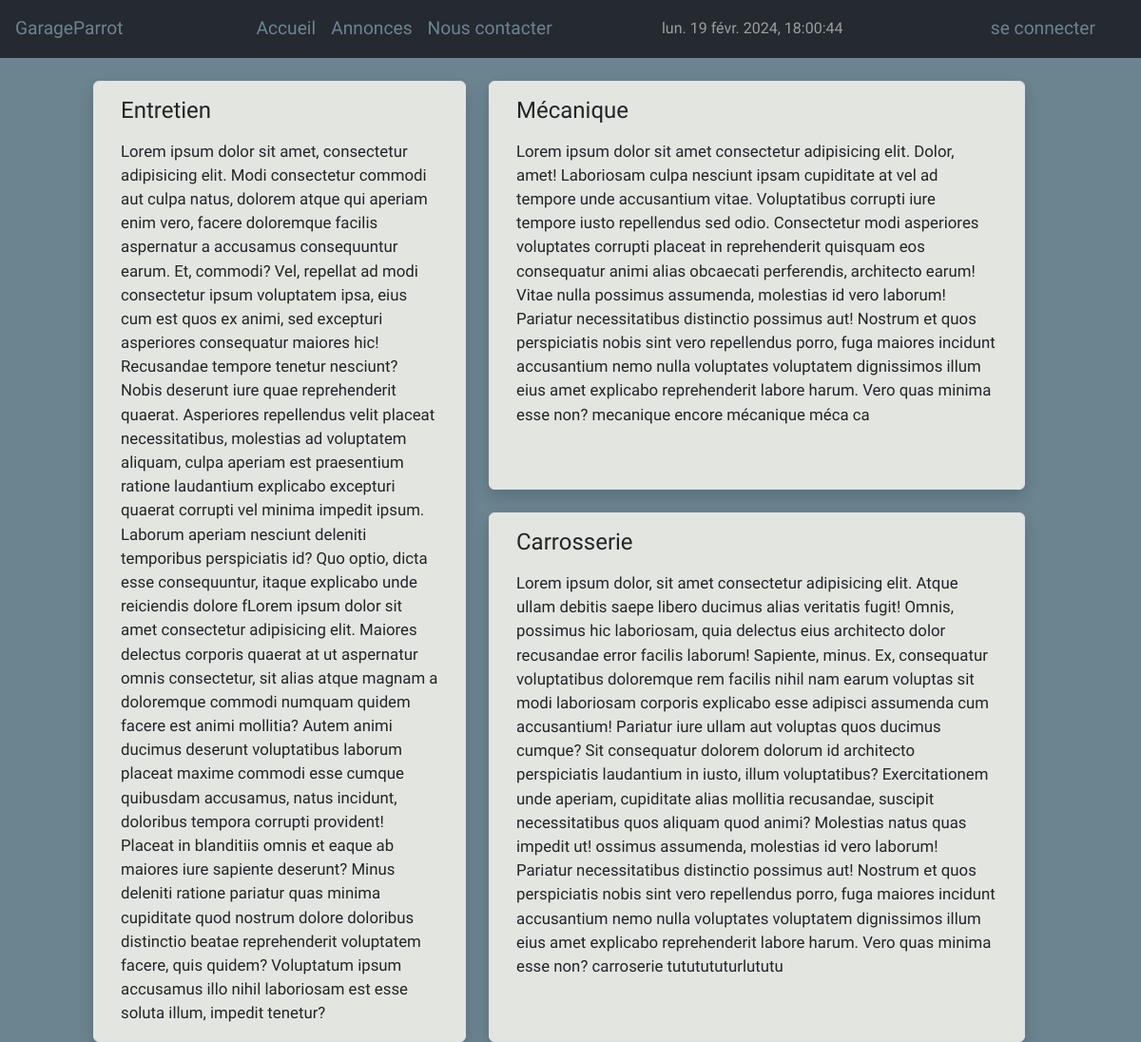
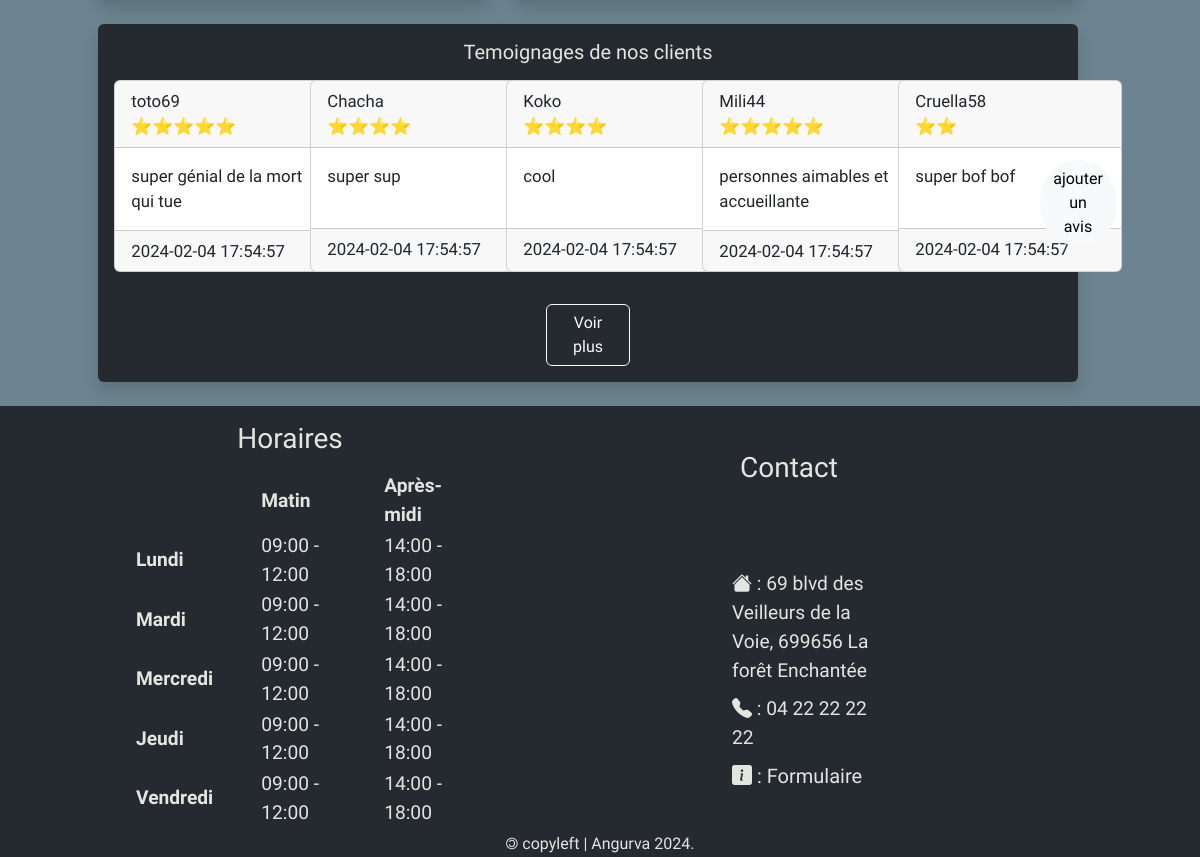
The page / on the database its author committed (2 pictures, top to bottom).
### tables this page shows
CREATE TABLE services(
   se_id INT UNSIGNED PRIMARY KEY AUTO_INCREMENT,
   se_title VARCHAR(50) NOT NULL,
   se_description TEXT NOT NULL,
   se_updateAt DATETIME NOT NULL DEFAULT (NOW()),
   ro_id INT UNSIGNED NOT NULL DEFAULT 1,
   FOREIGN KEY(ro_id) REFERENCES roles(ro_id)
);

CREATE TABLE opinions(
   op_id INT UNSIGNED PRIMARY KEY AUTO_INCREMENT,
   op_surname VARCHAR(100) NOT NULL,
   op_note SMALLINT NOT NULL,
   op_comments TEXT,
   op_status VARCHAR(50) NOT NULL DEFAULT 'pending',
   op_createAt DATETIME NOT NULL DEFAULT (NOW()),
   op_updateAt DATETIME NOT NULL DEFAULT (NOW()),
   ro_id INT UNSIGNED NOT NULL DEFAULT 3,
   FOREIGN KEY(ro_id) REFERENCES roles(ro_id)
);

CREATE TABLE schedules(
   sc_id INT UNSIGNED PRIMARY KEY AUTO_INCREMENT,
   sc_day VARCHAR(10) NOT NULL UNIQUE,
   sc_am_start TIME,
   sc_am_end TIME,
   sc_ap_start TIME,
   sc_ap_end TIME,
   sc_updateAt DATETIME NOT NULL DEFAULT (NOW()),
   ro_id INT UNSIGNED NOT NULL DEFAULT 1,
   FOREIGN KEY(ro_id) REFERENCES roles(ro_id)
);

### Controllers/HomeController.php (called while the page is built, shortened)
<?php declare (strict_types = 1);
class HomeController{
    public function index(): void
    {
        $services = HomeModel::getAllServices();
        $opinions = OpinionsModel::getAccept();
        $opinionsLimit = OpinionsModel::getLimitOp();
        $schedulers = SchedulersModel::getScheduler();
        require(dirname(__DIR__).DIRECTORY_SEPARATOR.'Views'.DIRECTORY_SEPARATOR.'pages'.DIRECTORY_SEPARATOR.'home.php');
        $pageContent = ob_get_clean();
        require(dirname(__DIR__).DIRECTORY_SEPARATOR.'Views'.DIRECTORY_SEPARATOR.'layout.php');
    }
}

### public/index.php (called while the page is built, shortened)
<?php declare (strict_types = 1);
$router = new Router;
try{
    $router->recordRoutes(BASE_FILE_PATH);
    $router->run($_SERVER['REQUEST_URI']);
}
catch(PathNotCorrectlyWrittenException $e)
{
    exit($e->getMessage());
}
catch(FileNotFoundException $e)
{
    exit($e->getMessage());
}
catch(ControllersNotFoundException $e)
{
    exit($e->getMessage());
}
catch(ClassOrMethodNotFoundException $e)
{
    exit($e->getMessage());
}
catch(RouteNotFoundException $e)
{
    exit($e->getMessage());
}

### Models/AbstractModel.php (called while the page is built, shortened)
<?php declare (strict_types = 1);
abstract class AbstractModel
{
    private static PDO $connection;
    private static function initConnection()
    {
        self::$connection = new PDO(DSN,USR,PWD,OPT);
    }
    protected static function getConnection(): PDO
    {
        return self::$connection;
    }
    protected static function getAll(string $tablename): array
    {
        $req = self::getConnection()->prepare("SELECT * FROM $tablename");
        $req->execute();
        $resultReq = $req->fetchAll();
        return $resultReq;
    }
}

### Models/HomeModel.php (called while the page is built, shortened)
<?php declare (strict_types = 1);
class HomeModel extends AbstractModel
{
    public static function getAllServices():array
    {
        return self::getAll('services');
    }
}

### Models/OpinionsModel.php (called while the page is built, shortened)
<?php declare (strict_types = 1);
class OpinionsModel extends AbstractModel
{
    public static function getAccept():array
    {
        $req = parent::getConnection()->prepare("SELECT * FROM opinions WHERE op_status = 'accept' ORDER BY op_createAt DESC");
        $req->execute();
        $result = $req->fetchAll();
        return $result;
    }
    public static function getLimitOp():array
    {
        $req = parent::getConnection()->prepare("SELECT * FROM opinions  WHERE op_status='accept' ORDER BY op_createAt DESC LIMIT 5;");
        $req->execute();
        $result = $req->fetchAll();
        return $result;
    }
}

### Models/SchedulersModel.php (called while the page is built, shortened)
<?php declare (strict_types = 1);
class SchedulersModel extends AbstractModel
{
    public static function getScheduler():array
    {
       $req = parent::getConnection()->prepare("SELECT sc_day, date_format(sc_am_start,'%H:%i') AS sc_am_start, date_format(sc_am_end,'%H:%i') AS sc_am_end, date_format(sc_ap_start,'%H:%i') AS sc_ap_start, date_format(sc_ap_end,'%H:%i') AS sc_ap_end  from schedules  WHERE sc_am_start != '00:00'");
       $req->execute();
       $result = $req->fetchAll();
       return $result;
    }
}

### Views/pages/home.php (the view, shortened to what this page needs)
<main class="container-fluid p-0 m-0">
    <section class="row p-0 m-0">
        <article class="col-sm-12 row justify-content-center mt-4">
            <div class="col-sm-12 col-lg-4 border rounded shadow me-4 servicing">
                <h4 class="m-3"><?php echo $services[0]['se_title'];  ?></h4>
                <p class="m-3"><?php echo $services[0]['se_description']; ?></p>
            </div>
            <div class="col-sm-12 col-lg-6 row">
                <div class="col-sm-12 border rounded shadow mb-4 servicing">
                    <h4 class="m-3"><?php echo $services[1]['se_title']; ?></h4>
                    <p class="m-3"><?php echo $services[1]['se_description']; ?> </p>
                </div>
                <div class="col-sm-12 border rounded shadow servicing">
                    <h4 class="m-3"><?php echo $services[2]['se_title']; ?></h4>
                    <p class="m-3"><?php echo $services[2]['se_description']; ?></p>
                </div>
            </div>
        </article>
        <aside class="col-sm-12 row justify-content-center">
        <div class="col-sm-12 col-lg-10 rounded shadow p-0 mt-4 opinions position-relative">
          <h5 class="text-center m-3"> Temoignages de nos clients </h5>
          <div class="row justify-content-around mx-0">
            <?php foreach($opinionsLimit as $opinion): ?>
            <div class="col-2 p-0 mb-3">
              <div class="card card-opinions">
                <div class="card-header d-inline">
                  <div> <?= $opinion['op_surname'] ?></div>
                  <div class="card-text"><span>
                    <?php for ($i=0;$i<$opinion['op_note'];$i++)
                    {
                        echo '⭐';
                    } ?>
                    </span>
                  </div>
                </div>
                <div class="card-body">
                  <div class="card-text">
                    <div><?= $opinion['op_comments'] ?></div>
                  </div>
                </div>
                <div class="card-footer">
                  <div> <?= $opinion['op_createAt'] ?></div>
                </div>
              </div>
            </div>
            <?php endforeach ?>
          </div>
          <div class= "row justify-content-center">
            <button type="button" class="btn btn-outline-light col-sm-12 col-lg-1 m-3" data-bs-toggle="modal" data-bs-target="#modal_opinionslist" id="btn_modal_opinions">Voir plus </button>
          </div>
          <button type="button" class="btn btn-light rounded-pill  position-absolute top-50 start-100 translate-middle " data-bs-toggle="modal" data-bs-target="#modal_opinionadd" id="btn_modal_opinions">ajouter un avis </button>
        </div>
      </aside>
    </section>
</main>

### Views/layout.php (shortened to what this page needs)
<!DOCTYPE html>
<html lang="en">
<head>
  <link rel="stylesheet" type="text/css" href="https://cdn.jsdelivr.net/npm/bootstrap-icons@1.11.3/font/bootstrap-icons.min.css">
  <link rel="stylesheet" type="text/css" href="//code.jquery.com/ui/1.13.2/themes/base/jquery-ui.css">
  <link rel="stylesheet" type="text/css" href="css/bootstrap.min.css">
  <link rel="stylesheet" type="text/css" href="css/styles.css">
</head>
<body onload="datetimeShow()" class="d-flex flex-column min-vh-100 ">
  <header class="container-fluid p-0 m-0 sticky-top">
    <nav class="navbar navbar-expand-lg navbar-color navbar-dark">
      <a href="#" class="navbar-brand ms-3 text-color-a">GarageParrot</a>
      <div class="collapse navbar-collapse flex-grow-0 offset-1" id="navbar-content">
        <ul class="navbar-nav ms-3 ">
          <li class="nav-item"><a class="nav-link text-color-a" href="/">Accueil</a></li>
          <li class="nav-item"><a class="nav-link text-color-a" href="/announces">Annonces</a></li>
          <li class="nav-item"><a class="nav-link text-color-a" href="#" data-bs-toggle="modal" data-bs-target="#formContact">Nous contacter</a></li>
        </ul>
      </div>
      <div class="navbar-nav offset-1 ms-auto me-5 d-none d-lg-flex">
        <div class="navbar-text text-color" id="daytime"> </div>
      </div>
      <?php
        if(isset($_SESSION['id']))
        {
        ?>
          <div class="navbar-nav ms-auto me-3 d-none d-lg-flex ">
            <form action="/opinions" method="POST">
              <button type="submit" class="btn btn-primary position-relative me-5 mt-2" style="height:30px"><i class="bi bi-chat-square-dots"></i>
                <span class="position-absolute top-0 start-100 translate-middle badge rounded-pill bg-danger">
                <?php echo $_SESSION['op_pending'] ?>
                </span>
            </button>
            </form>
            <form action="/contacts-list" method="POST">
            <button type="submit" class="btn btn-primary position-relative me-5 mt-2" style="height:30px"><i class="bi bi-envelope-arrow-down"></i>
              <span class="position-absolute top-0 start-100 translate-middle badge rounded-pill bg-danger">
                <?php echo $_SESSION['co_pending'] ?>
              </span>
            </button>
          </form>
          <div class="mt-2"><?php echo $_SESSION['prenom'].' ' . $_SESSION['nom'] ?></div>
            <button type="button" class="btn btn-primary position-relative mx-2 mt-2" style="height:30px"data-bs-toggle="modal" data-bs-target="#changepwd"><i class="bi bi-key"></i></i>
            </button>
          </form>
          <a class="nav-item nav-link text-color-a fs-6 fst-italic text-decoration-underline " href="/connection/logout">logout</a>
          <?php
        }
        else{
          ?>
          <a class="nav-item nav-link text-color-a ms-auto me-5" href="/connection">se connecter</a>
          <?php
        }
        ?>
    </nav>
  </header>
    <?php echo $pageContent ?? "" ?>
  <footer class="container-fluid mt-auto">
    <div class="row mt-4 footer-color-bg">
      <div class="col-sm-12 col-lg-4 offset-1">
        <h3 class="offset-4 mt-3">Horaires</h3>
        <table class="mt-3 mb-0 offset-0">
          <thead>
            <tr>
              <th></th>
              <th class="px-4" scope="col">Matin</th>
              <th class="px-4" scope="col">Après-midi</th>
            </tr>
          </thead>
          <tbody>
            <?php
            foreach ($schedulers as $scheduler): ?>
            <tr class="">
              <th class="px-4 " scope="row"><?php echo $scheduler['sc_day'] ?></th>
              <td class="px-4" > <time><?php echo $scheduler['sc_am_start'] ?></time> - <?php echo $scheduler['sc_am_end'] ?></td>
              <td class="px-4"><?php echo $scheduler['sc_ap_start'] ?> - <?php echo $scheduler['sc_ap_end'] ?></td>
            </tr>
            <?php endforeach ?>
          </tbody>
        </table>
      </div>
      <div class="col-sm-12 col-lg-4 row align-items-center offset-2">
          <h3 class="m-3">Contact</h3>
        <div class="col-sm-6">
          <div class="m-2">
            <span class=""><i class="bi bi-house-fill fs-5"></i> : 69 blvd des Veilleurs de la Voie, 699656 La forêt Enchantée</span>
          </div>
          <div class="m-2">
            <span class=""><i class="bi bi-telephone-fill fs-5"></i> : 04 22 22 22 22</span>
          </div>
          <div class="m-2 formulaire">
            <a class="nav-item nav-link" href="#" data-bs-toggle="modal" data-bs-target="#formContact"><i class="bi bi-info-square-fill fs-5"></i> : Formulaire</a>
          </div>
        </div>
      </div>
      <div class="col-sm-12 text-center">
        <span class="cluf">&#127279; copyleft | Angurva 2024.</span>
    </div>
  </footer>
</body>
</html>

### public/css/styles.css (style rules this page uses)
body { font-family: 'Mina',sans-serif; font-size: 1.05rem; background-color: #6B8490; }
.navbar-color, .footer-color-bg, .navbar-brand { background-color: #252930; color: #E3E6E0; font-size:1.2rem; }
.text-color { font-size:1rem; }
.text-color-a { color: #E3E6E0; }
.text-color-a:link { color: #6B8490; }
.servicing { background-color: #E3E6E0; }
.opinions { background-color: #252930; color: #E3E6E0; }
.cluf { font-size: 1rem; }
table tr td, table tr th { background-color: #252930; }
.formulaire { font-size: 1.25rem; }
.card-opinions { width: 14rem; height: 12rem; }

### rows shown on the page
services: se_title "Entretien", se_description "Lorem ipsum dolor sit amet, consectetur adipisicing elit. Modi consectetur commodi aut culpa natus, dolorem atque qui aperiam enim vero, facere doloremque facilis aspernatur a accusamus consequuntur earum. Et, commodi? Vel, repellat ad modi consectetur ipsum voluptatem ipsa, eius cum est quos ex animi, sed excepturi asperiores consequatur maiores hic! Recusandae tempore tenetur nesciunt? Nobis deserunt iure quae reprehenderit quaerat. Asperiores repellendus velit placeat necessitatibus, molestias ad voluptatem aliquam, culpa aperiam est praesentium ratione laudantium explicabo excepturi quaerat corrupti vel minima impedit ipsum. Laborum aperiam nesciunt deleniti temporibus perspiciatis id?…"
services: se_title "Mécanique", se_description "Lorem ipsum dolor sit amet consectetur adipisicing elit. Dolor, amet! Laboriosam culpa nesciunt ipsam cupiditate at vel ad tempore unde accusantium vitae. Voluptatibus corrupti iure tempore iusto repellendus sed odio. Consectetur modi asperiores voluptates corrupti placeat in reprehenderit quisquam eos consequatur animi alias obcaecati perferendis, architecto earum! Vitae nulla possimus assumenda, molestias id vero laborum! Pariatur necessitatibus distinctio possimus aut! Nostrum et quos perspiciatis nobis sint vero repellendus porro, fuga maiores incidunt accusantium nemo nulla voluptates voluptatem dignissimos illum eius amet explicabo reprehenderit labore harum. Vero quas minima esse…"
services: se_title "Carrosserie", se_description "Lorem ipsum dolor, sit amet consectetur adipisicing elit. Atque ullam debitis saepe libero ducimus alias veritatis fugit! Omnis, possimus hic laboriosam, quia delectus eius architecto dolor recusandae error facilis laborum! Sapiente, minus. Ex, consequatur voluptatibus doloremque rem facilis nihil nam earum voluptas sit modi laboriosam corporis explicabo esse adipisci assumenda cum accusantium! Pariatur iure ullam aut voluptas quos ducimus cumque? Sit consequatur dolorem dolorum id architecto perspiciatis laudantium in iusto, illum voluptatibus? Exercitationem unde aperiam, cupiditate alias mollitia recusandae, suscipit necessitatibus quos aliquam quod animi? Molestias natus quas impedit…"
opinions: op_surname "toto69", op_comments "super génial de la mort qui tue", op_createAt "2024-02-04 17:54:57"
opinions: op_surname "Chacha", op_comments "super sup", op_createAt "2024-02-04 17:54:57"
opinions: op_surname "Koko", op_comments "cool", op_createAt "2024-02-04 17:54:57"
opinions: op_surname "Mili44", op_comments "personnes aimables et accueillante", op_createAt "2024-02-04 17:54:57"
opinions: op_surname "Cruella58", op_comments "super bof bof", op_createAt "2024-02-04 17:54:57"
schedules: sc_day "Lundi", sc_am_start "09:00", sc_am_end "12:00", sc_ap_start "14:00", sc_ap_end "18:00"
schedules: sc_day "Mardi", sc_am_start "09:00", sc_am_end "12:00", sc_ap_start "14:00", sc_ap_end "18:00"
schedules: sc_day "Mercredi", sc_am_start "09:00", sc_am_end "12:00", sc_ap_start "14:00", sc_ap_end "18:00"
schedules: sc_day "Jeudi", sc_am_start "09:00", sc_am_end "12:00", sc_ap_start "14:00", sc_ap_end "18:00"
schedules: sc_day "Vendredi", sc_am_start "09:00", sc_am_end "12:00", sc_ap_start "14:00", sc_ap_end "18:00"
